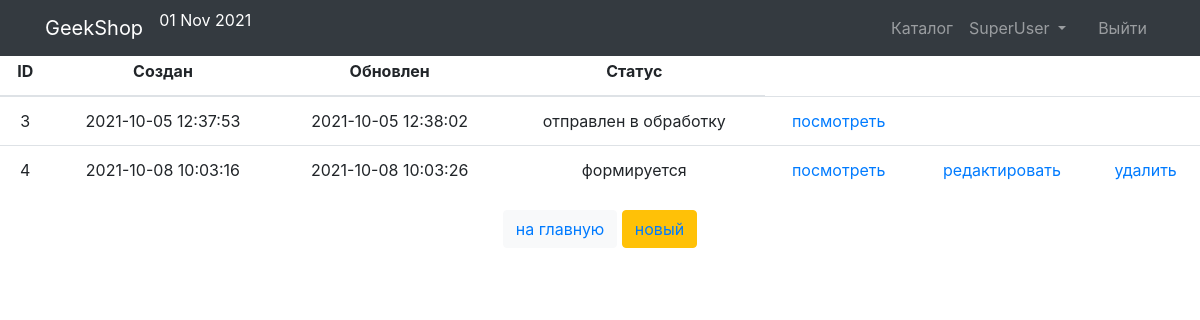
The page /orders/ (signed in) on the database as committed earlier.
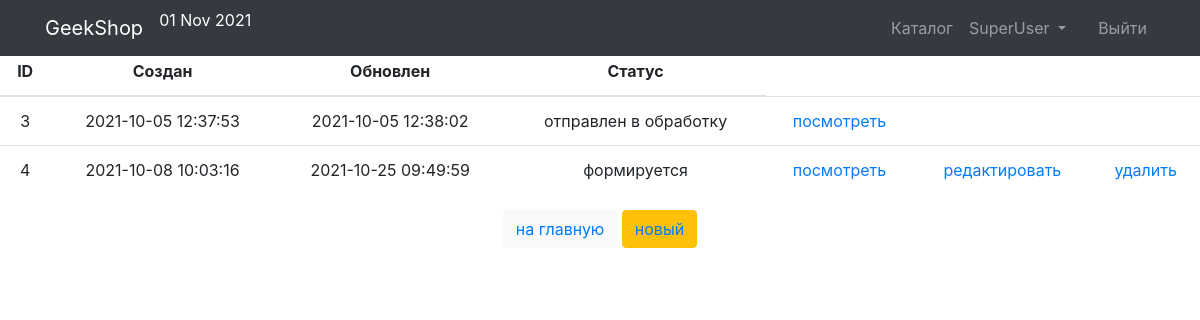
The same page on the database as committed later.
### ordersapp/models.py (models this page shows, shortened)
class Order(models.Model):
	FORMING = "FM"
	SENT_TO_PROCEED = "STP"
	PROCEEDED = "PRD"
	PAID = "PD"
	READY = "RDY"
	CANCEL = "CNC"
	ORDER_STATUS_CHOICES = (
		(FORMING, "формируется"),
		(SENT_TO_PROCEED, "отправлен в обработку"),
		(PAID, "оплачен"),
		(PROCEEDED, "обрабатывается"),
		(READY, "готов к выдаче"),
		(CANCEL, "отменен"))
	user = models.ForeignKey(settings.AUTH_USER_MODEL, on_delete=models.CASCADE)
	created = models.DateTimeField(verbose_name="create", auto_now_add=True)
	updated = models.DateTimeField(verbose_name="update", auto_now=True)
	status = models.CharField(verbose_name="status", max_length=3, choices=ORDER_STATUS_CHOICES, default=FORMING)
	is_active = models.BooleanField(verbose_name="active", default=True)

### ordersapp/views.py (the view)
# urls.py: path('', OrderList.as_view(), name='list'),
class OrderList(ListView):
	model = Order
	def get_queryset(self):
		return Order.objects.filter(user=self.request.user, is_active=True)

### products/context_processors.py (called while the page is built)
def basket(request):
	basket_list = []
	if request.user.is_authenticated:
		basket_list = Basket.objects.filter(user=request.user)
	return {"baskets": basket_list}

### ordersapp/templates/ordersapp/order_list.html (shortened to what this page needs)
{% extends 'products/base.html' %}
{% load static %}
{% block content %}
    <div class="text-center">
        <div class="h2 text-center head">
        </div>
        <table class="table orders_list">
            <thead>
            <tr>
                <th>ID</th>
                <th>Создан</th>
                <th>Обновлен</th>
                <th>Статус</th>
            </tr>
            </thead>
            <tbody>
            {% for item in object_list %}
                {% if item.is_active %}
                    <tr>
                        <td class="td1 orders_list">{{ item.pk }}</td>
                        <td>{{ item.created|date:"Y-m-d H:i:s" }}</td>
                        <td>{{ item.updated|date:"Y-m-d H:i:s" }}</td>
                        <td>{{ item.get_status_display }}</td>
                        <td>
                            <a href="{% url 'orders:read' item.pk %}">
                                посмотреть
                            </a>
                        </td>
                        <td>
                            {% if item.status == 'FM' %}
                                <a href="{% url 'orders:update' item.pk %}">
                                    редактировать
                                </a>
                            {% endif %}
                        </td>
                        <td>
                            {% if item.status == 'FM' %}
                                <a href="{% url 'orders:delete' item.pk %}">
                                    удалить
                                </a>
                            {% endif %}
                        </td>
                    </tr>
                {% endif %}
            {% endfor %}
            </tbody>
        </table>
        <button class="btn btn-light btn-round">
            <a href="{% url 'index' %}">
                на главную
            </a>
        </button>
        <button class="btn btn-warning btn-round">
            <a href="{% url 'orders:create' %}">
                новый
            </a>
        </button>
    </div>
{% endblock %}

Rows that differ between the two databases and show on the page:
changed Order "формируется": updated "2021-10-08 10:03:26" → "2021-10-25 09:49:59"
